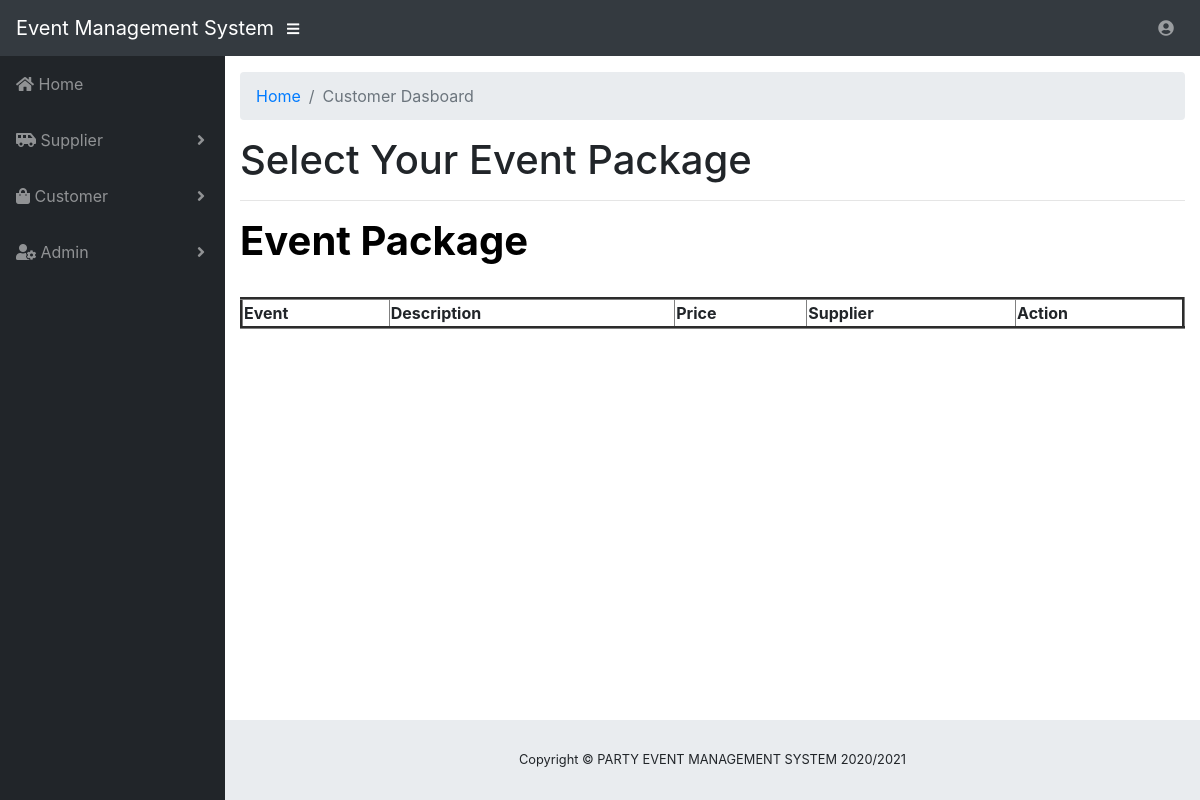
Page /ApplicationLayer/UserView/cViewEventPackage.php (signed in) on the earlier database version.
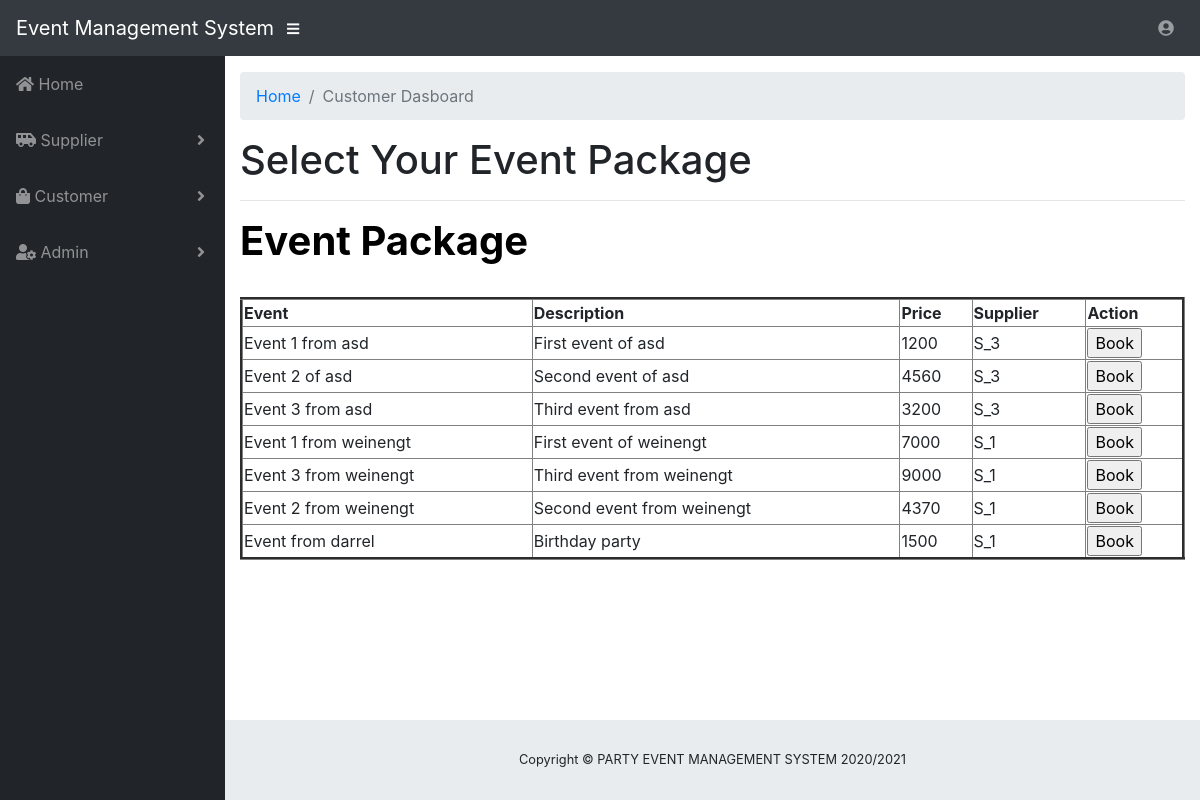
Same page on the later database version.
### tables this page shows
CREATE TABLE `event_package` (
  `EP_packageID` int(200) NOT NULL,
  `EP_packageName` varchar(200) NOT NULL,
  `S_supplierID` varchar(200) NOT NULL,
  `EP_packagePrice` float DEFAULT NULL,
  `EP_category` varchar(200) NOT NULL
);

### BusinessServiceLayer/UserM/sEventPackage.php (called while the page is built, shortened)
<?php
function fetchPackageCustomer($fetchID){
	include '../../libs/connection.php';
	$sql3="SELECT * FROM Event_Package";
	$result = $conn->query($sql3);
	return $result;
}
?>

### BusinessServiceLayer/UserC/sEventPackageController.php (the view, shortened to what this page needs)
<?php
function displayPackagesCustomer(){
	include '../../BusinessServiceLayer/UserM/sEventPackage.php';
	$result2 = fetchPackageCustomer($_SESSION['id']);
	if ($result2-> num_rows > 0){
		while ($row = $result2 -> fetch_assoc()){
		    $str = "<form action=../../ApplicationLayer/UserView/cBookingForm.php method='POST'>";
		    $str .= "<td style='display:none;'><input name='pID' value='" . $row['EP_packageID'] . "'/>";
		    $str .= "<td style='display:none;'><input name='pName' value='" . $row['EP_packageName'] . "'/>";
		    $str .= "<td style='display:none;'><input name='pDes' value='" . $row['EP_category'] . "'/>";
		    $str .= "<td style='display:none;'><input name='pPrice' value='" . $row['EP_packagePrice'] . "'/>";
		    $str .= "<td>" . $row['EP_packageName'] . "</td>";
		    $str .= "<td>" . $row['EP_category'] . "</td>";
		    $str .= "<td>" . $row['EP_packagePrice'] . "</td>";
		    $str .= "<td>" . $row['S_supplierID'] . "</td>";
		    $str .= "<td><input type='submit' value='Book'/>";
		    $str .="</form>";
		    $str .= "</tr>";
		    echo $str;
		}
	}
}
?>

### ApplicationLayer/UserView/cViewEventPackage.php (shortened to what this page needs)
<!DOCTYPE html>
<html lang="en">
  <head>
    <?php
include "customerHeader.php";
    ?>
          <ol class="breadcrumb">
            <li class="breadcrumb-item">
              <a href="customerMenu.php?id=<?php echo"$_SESSION[id]";?>">Home</a>
            </li>
            <li class="breadcrumb-item active">Customer Dasboard</li>
          </ol>
          <h1>Select Your Event Package</h1>
          <hr>
<h1 class="w3-jumbo" style="color: black"><b>Event Package</b></h1>
 <table style="width:100%" border="3">
            <tr>
              <th>Event</th>
              <th>Description</th>
              <th>Price</th>
              <th>Supplier</th>
              <th>Action</th>
            </tr>
            <?php
              include "../../BusinessServiceLayer/UserC/sEventPackageController.php";
              displayPackagesCustomer();
            ?>
<br>
     <?php
         include 'customerFooter.php';
         ?>
</html>

### ApplicationLayer/UserView/customerHeader.php (shortened to what this page needs)
  <link href="../../libs/vendor/bootstrap/css/bootstrap.min.css" rel="stylesheet">
  <link href="../../libs/vendor/fontawesome-free/css/all.min.css" rel="stylesheet" type="text/css">
  <link href="../../libs/vendor/datatables/dataTables.bootstrap4.css" rel="stylesheet">
  <link href="../../libs/css/sb-admin.css" rel="stylesheet">
</head>
<body id="page-top">
  <nav class="navbar navbar-expand navbar-dark bg-dark static-top">
    <a class="navbar-brand mr-1" href="customerMenu.php?id=<?php echo"$_SESSION[id]";?>">Event Management System</a>
    <button class="btn btn-link btn-sm text-white order-1 order-sm-0" id="sidebarToggle" href="#">
      <i class="fas fa-bars"></i>
    </button>
    <ul class="navbar-nav ml-auto ml-md-0">
      <li class="nav-item dropdown no-arrow">
        <a class="nav-link dropdown-toggle" href="#" id="userDropdown" role="button" data-toggle="dropdown" aria-haspopup="true" aria-expanded="false">
          <i class="fas fa-user-circle fa-fw"></i>
        </a>
      </li>
    </ul>
  </nav>
  <div id="wrapper">
    <ul class="sidebar navbar-nav">
      <li class="nav-item">
        <a class="nav-link" href="customerMenu.php?id=<?php echo"$_SESSION[id]";?>">
          <i class="fas fa-home"></i>
          <span>Home</span>
        </a>
      </li>
      <li class="nav-item dropdown">
        <a class="nav-link dropdown-toggle" href="#" id="pagesDropdown" role="button" data-toggle="dropdown" aria-haspopup="true" aria-expanded="false">
          <i class="fas fa-shuttle-van"></i>
          <span>Supplier</span>
        </a>
      </li>
      <li class="nav-item dropdown">
        <a class="nav-link dropdown-toggle" href="#" id="pagesDropdown" role="button" data-toggle="dropdown" aria-haspopup="true" aria-expanded="false">
          <i class="fas fa-shopping-bag"></i>
          <span>Customer</span>
        </a>
      </li>
      <li class="nav-item dropdown">
        <a class="nav-link dropdown-toggle" href="#" id="pagesDropdown" role="button" data-toggle="dropdown" aria-haspopup="true" aria-expanded="false">
         <i class="fas fa-user-cog"></i>
          <span>Admin</span>
        </a>
      </li>
    </ul>
    <div id="content-wrapper">
      <div class="container-fluid">

### ApplicationLayer/UserView/customerFooter.php (shortened to what this page needs)
       <footer class="sticky-footer">
      <div class="container my-auto">
        <div class="copyright text-center my-auto">
          <span>Copyright © PARTY EVENT MANAGEMENT SYSTEM 2020/2021 </span>
        </div>
      </div>
    </footer>
  </div>
</div>
         </body>

### libs/css/sb-admin.css (style rules this page uses)
html { position: relative; min-height: 100%; }
body { height: 100%; }
#wrapper { display: -webkit-box; display: -ms-flexbox; display: flex; }
#wrapper #content-wrapper { overflow-x: hidden; width: 100%; padding-top: 1rem; padding-bottom: 80px; }
.navbar-nav .nav-item.dropdown .dropdown-toggle::after { width: 1rem; text-align: center; float: right; vertical-align: 0; border: 0; font-weight: 900; content: '\f105'; font-family: 'Font Awesome 5 Free'; }
.navbar-nav .nav-item.dropdown.no-arrow .dropdown-toggle::after { display: none; }
.sidebar { width: 90px !important; background-color: #212529; min-height: calc(100vh - 56px); }
.sidebar .nav-item:last-child { margin-bottom: 1rem; }
.sidebar .nav-item .nav-link { text-align: center; padding: 0.75rem 1rem; width: 90px; }
.sidebar .nav-item .nav-link span { font-size: 0.65rem; display: block; }
.sidebar .nav-item.dropdown .dropdown-toggle::after { display: none; }
.sidebar .nav-item .nav-link { color: rgba(255, 255, 255, 0.5); }
@media (min-width: 768px) { .sidebar { width: 225px !important; } }
@media (min-width: 768px) { .sidebar .nav-item .nav-link { display: block; width: 100%; text-align: left; padding: 1rem; width: 225px; } }
@media (min-width: 768px) { .sidebar .nav-item .nav-link span { font-size: 1rem; display: inline; } }
@media (min-width: 768px) { .sidebar .nav-item.dropdown .dropdown-toggle::after { display: block; } }
:root { --input-padding-x: 0.75rem; --input-padding-y: 0.75rem; }
footer.sticky-footer { display: -webkit-box; display: -ms-flexbox; display: flex; position: absolute; right: 0; bottom: 0; width: calc(100% - 90px); height: 80px; background-color: #e9ecef; }
footer.sticky-footer .copyright { line-height: 1; font-size: 0.8rem; }
@media (min-width: 768px) { footer.sticky-footer { width: calc(100% - 225px); } }

Differences in the rows shown:
added event_package: EP_packageName "Event 1 from asd", EP_category "First event of asd", EP_packagePrice "1200", S_supplierID "S_3"
added event_package: EP_packageName "Event 2 of asd", EP_category "Second event of asd", EP_packagePrice "4560", S_supplierID "S_3"
added event_package: EP_packageName "Event 3 from asd", EP_category "Third event from asd", EP_packagePrice "3200", S_supplierID "S_3"
added event_package: EP_packageName "Event 1 from weinengt", EP_category "First event of weinengt", EP_packagePrice "7000", S_supplierID "S_1"
added event_package: EP_packageName "Event 3 from weinengt", EP_category "Third event from weinengt", EP_packagePrice "9000", S_supplierID "S_1"
added event_package: EP_packageName "Event 2 from weinengt", EP_category "Second event from weinengt", EP_packagePrice "4370", S_supplierID "S_1"
added event_package: EP_packageName "Event from darrel", EP_category "Birthday party", EP_packagePrice "1500", S_supplierID "S_1"
